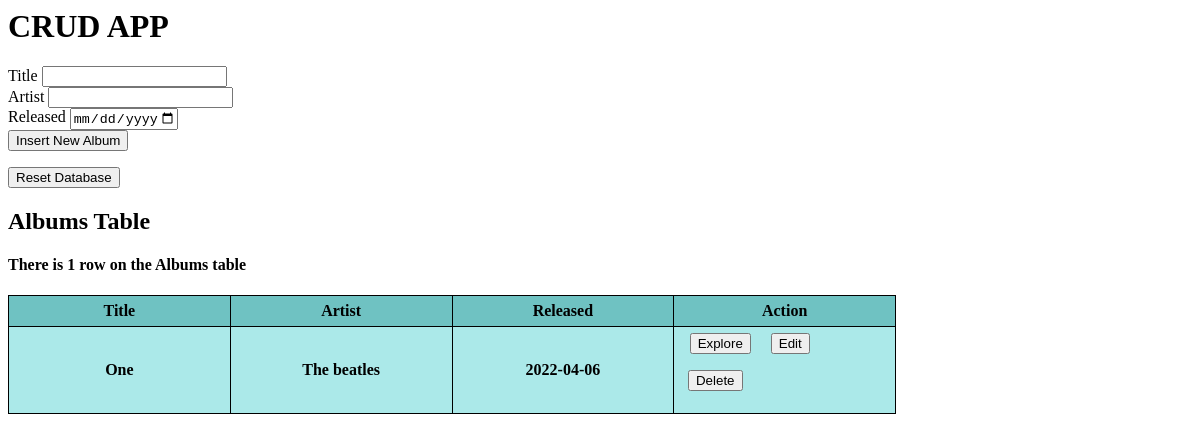
Before: / with the older database file.
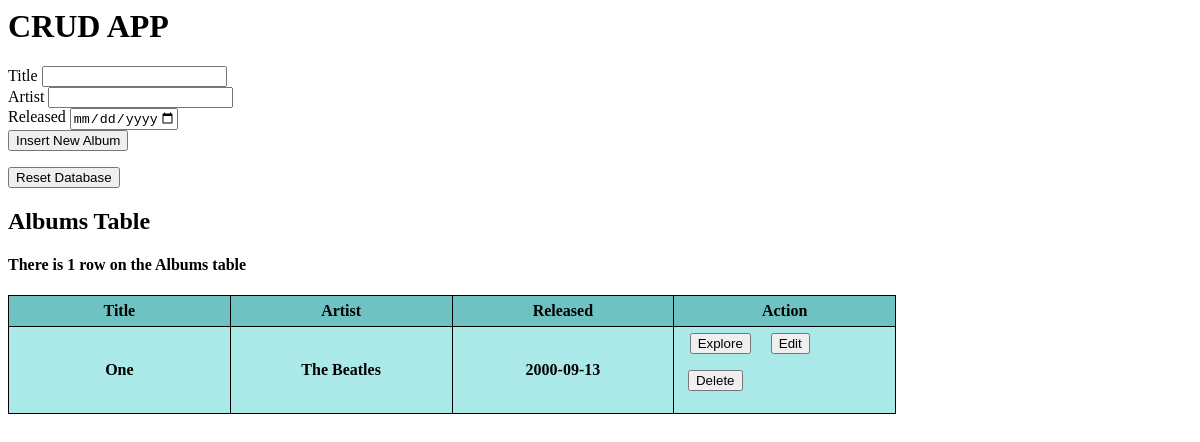
After: the same page with the newer database file.
### models.py (models this page shows, shortened)
class Albums(DB.Model):
    id = DB.Column(DB.Integer, primary_key = True, autoincrement=True)
    title = DB.Column(DB.String(30), nullable = False)
    artist = DB.Column(DB.String(30), nullable = False)
    released = DB.Column(DB.Date, nullable = False)

### app.py (the view)
@app.route('/')
def home():
    albums = Albums.query.all()
    rows_count = Albums.query.count()
    return render_template('home.html', Albums = albums, Rows_count=rows_count)

### templates/home.html (shortened to what this page needs)
<h1>CRUD APP</h1>
<form action="album_insert" method="post">
        <lable for="title">Title</lable>
        <input type="text" name="title" value="" required> <br>
        <lable for="artist">Artist</lable>
        <input type="text" name="artist" value="" required> <br>
        <label for="released">Released</label>
        <input type="date" name="released" value="" min="1900-01-01" max="2025-01-01" required> <br>
        <input type="submit" value="Insert New Album">
</form>
<form action="reset" method="post">
  <input type="submit" value="Reset Database">
</form>
<html>
<body>
<h2>Albums Table</h2>
<h4>{% if Rows_count == 0 %}
    The Albums table is Empty
    {% elif Rows_count == 1 %}
    There is 1 row on the Albums table
    {% else %}
    There are {{Rows_count}} rows on the Albums table
    {% endif %}</h4>
<table style="width:75%">
  <tr>
    <th>Title</th>
    <th>Artist</th>
    <th>Released</th>
    <th>Action</th>
  </tr>
  <tr>
    {% for row in Albums %}
  <tr>
    <th> {{ row.title }}</th>
    <th> {{ row.artist }}</th>
    <th> {{ row.released }}</th>
    <th>
      <div style="float: left; width: 80">
        <form action="tracks" method="post">
          <input type="submit" value="Explore">
        </form>
      </div>
      <div style="float: left; width: 60" >
        <form action="edit_album" method="post">
          <input type="submit" value="Edit">
        </form>
      </div>
      <div style="float: left; width: 70">
        <form action="album_delete" method="post">
          <input type="submit" value="Delete">
        </form>
      </div>
    </th>
  </tr>
    {% endfor %}
</table>
</body>
</html>

### templates/home.html (style rules this page uses)
table, th, td { border: 1px solid black; border-collapse: collapse; width: 100%; table-layout:fixed; padding: 6px; }
tr { background-color: #abe9e9; }
tr:first-child { background-color: #6fc2c2; }

Changed rows visible on the page:
changed Albums "One": artist "The beatles" → "The Beatles"; released "2022-04-06" → "2000-09-13"
